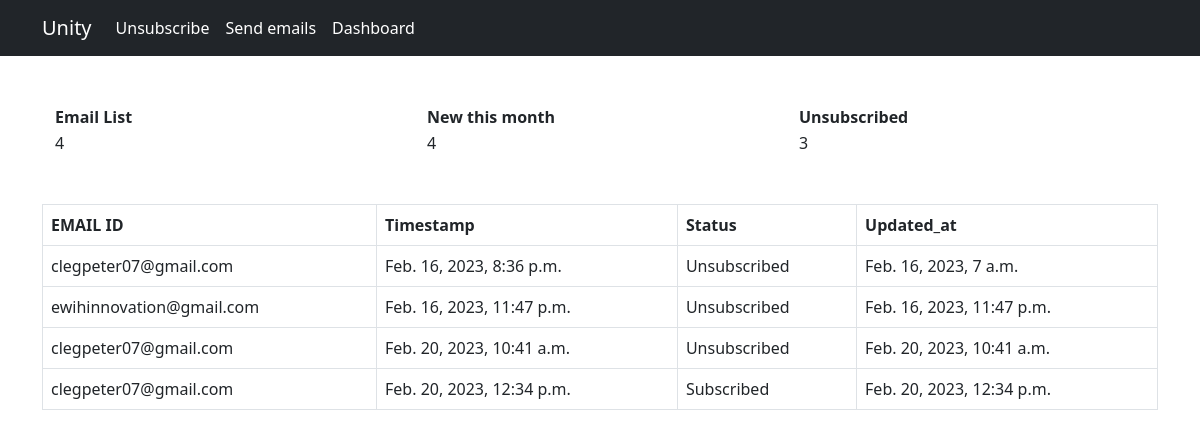
/dashboard, run on the app's committed database.
### jeune/models.py (models this page shows, shortened)
class subscribers(models.Model):
    email = models.EmailField(null=True)
    created_at = models.DateTimeField(auto_now_add=True, null=True, blank=True)
    status = models.BooleanField(default=True, null=True)
    updated_at = models.DateTimeField(auto_now_add=True)

### jeune/views.py (the view)
# urls.py: path('dashboard', views.dashboard, name='dashboard'),
def dashboard(request):
    today = datetime.date.today()
    year = today.year
    month = today.month
    getAllOfThem = subscribers.objects.all()
    email_count = subscribers.objects.all().count()
    new_email_this_month_count = subscribers.objects.filter(created_at__year=year, created_at__month=month).count()
    unsubscribed_email_count = subscribers.objects.exclude(status="True").count()
    return render(request, 'jeune/dashbord.html', {'getAllOfThem':getAllOfThem,
    'email_count':email_count, 'new_email_this_month_count':new_email_this_month_count,
    'unsubscribed_email_count':unsubscribed_email_count})

### jeune/templates/jeune/dashbord.html (shortened to what this page needs)
{% extends 'jeune/base.html' %}
{% load static %}
{% block content%}
<div class="container">
        <div class="container">
            <div class="row">
                <div class="detail col-md-4 mt-5">
                    <table>
                        <tr>
                          <th>Email List</th>
                        </tr>
                        <tr>
                            <td>{{email_count}}</td>
                        </tr>
                    </table>
                </div>
                <div class="detail col-md-4 mt-5">
                    <table>
                        <tr>
                          <th>New this month</th>
                        </tr>
                        <tr>
                          <td>{{new_email_this_month_count}}</td>
                        </tr>
                    </table>
                </div>
                <div class="detail col-md-4 mt-5">
                    <table>
                        <tr>
                          <th>Unsubscribed</th>
                        </tr>
                        <tr>
                          <td>{{unsubscribed_email_count}}</td>
                        </tr>
                    </table>
                </div>
            </div>
        </div>
    </div><br><br>
   <div class="container">
       <div class="row">
                <div class="table col-md-4">
                    <table class="table table-bordered">
                        <thead>
                        <tr>
                            <th scope="col">EMAIL ID</th>
                            <th scope="col">Timestamp</th>
                            <th scope="col">Status</th>
                            <th scope="col">Updated_at</th>
                        </tr>
                        </thead>
                        <tbody>
                             {% for i in getAllOfThem %}
                              <tr>
                                <td>{{i.email}}</td>
                                <td>{{i.created_at}}</td>
                                <td>{{i.status|yesno:"Subscribed,Unsubscribed" }}</td>
                                <td>{{i.updated_at }}</td>
                              </tr>
                             {% endfor %}
                        </tbody>
                    </table>
                </div>
       </div>
   </div>
{% endblock content%}

### jeune/templates/jeune/base.html (shortened to what this page needs)
<!DOCTYPE html>
<html lang="en">
<head>
    <link href="https://cdn.jsdelivr.net/npm/bootstrap@5.3.0-alpha1/dist/css/bootstrap.min.css" rel="stylesheet">
</head>
<body>
    <nav class="navbar navbar-expand-lg navbar-dark bg-dark">
        <div class="container">
            <a class="navbar-brand" href="{% url 'jeune:welcome' %}">Unity</a>
            <div class="collapse navbar-collapse" id="navbarSupportedContent">
                <ul class="navbar-nav me-auto mb-2 mb-lg-0">
                    <li class="nav-item">
                        <a class="nav-link active" aria-current="page" href="{% url 'jeune:unsubscribe' %}">Unsubscribe</a>
                    </li>
                    <li class="nav-item">
                        <a class="nav-link active" aria-current="page" href="{% url 'jeune:emails' %}">Send emails</a>
                    </li>
                    <li class="nav-item">
                        <a class="nav-link active" aria-current="page" href="{% url 'jeune:dashboard' %}">Dashboard</a>
                    </li>
                </ul>
            </div>
        </div>
   </nav>
    {% block content %}
    {% endblock content %}
</body>
</html>

### data on the page
subscribers: email "clegpeter07@gmail.com", created_at "Feb. 16, 2023, 8:36 p.m.", status "Unsubscribed", updated_at "Feb. 16, 2023, 7 a.m."
subscribers: email "ewihinnovation@gmail.com", created_at "Feb. 16, 2023, 11:47 p.m.", status "Unsubscribed", updated_at "Feb. 16, 2023, 11:47 p.m."
subscribers: email "clegpeter07@gmail.com", created_at "Feb. 20, 2023, 10:41 a.m.", status "Unsubscribed", updated_at "Feb. 20, 2023, 10:41 a.m."
subscribers: email "clegpeter07@gmail.com", created_at "Feb. 20, 2023, 12:34 p.m.", status "Subscribed", updated_at "Feb. 20, 2023, 12:34 p.m."

### other printed values
{{ email_count }} "4"
{{ new_email_this_month_count }} "4"
{{ unsubscribed_email_count }} "3"
